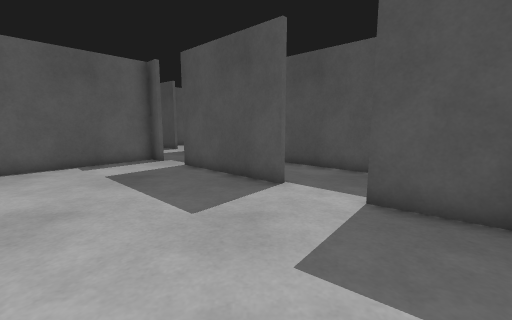
[1] (above)

19 first-person views from a walk through a world built for the Gazebo simulator. The camera is 0.94 m above the floor, tilts 8° down and sees 90° across. The floor is counted in squares, 0.5 m on a side. Each view is taken from the middle of a square. On the plan, view 1 faces up. The plan holds only what a view shows up to about 15 squares ahead; the rest is blank. The place goes on beyond the plan. Robots are left out.

[2]
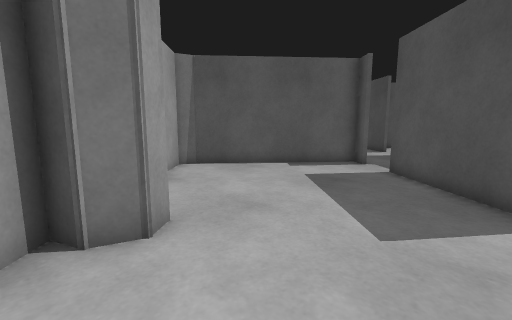

[3]
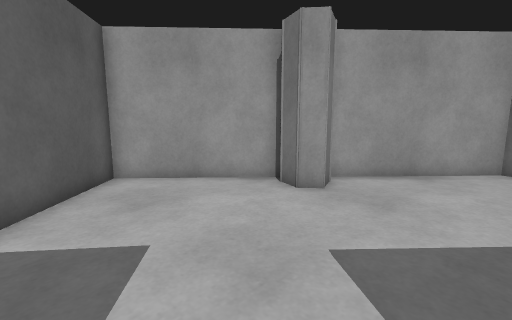

[4]
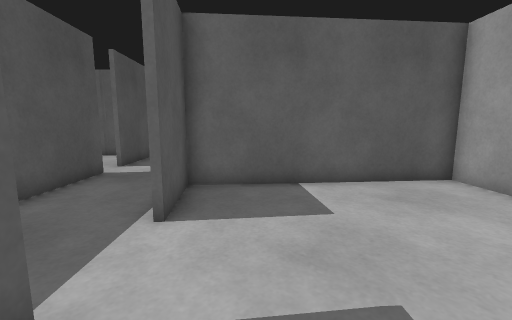

[5]
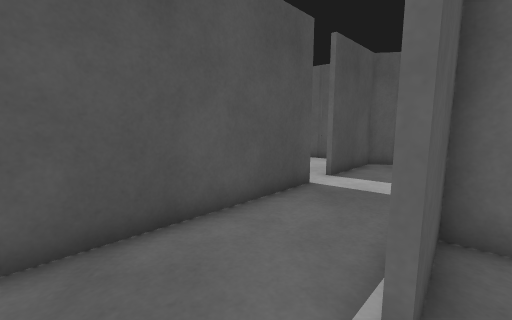

[6]
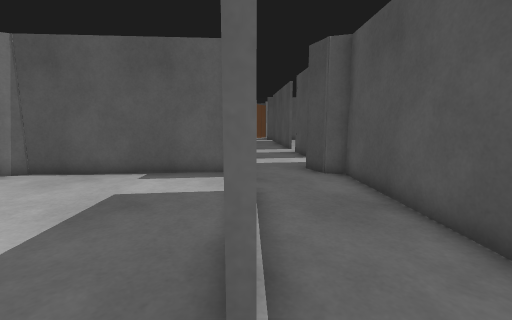

[7]
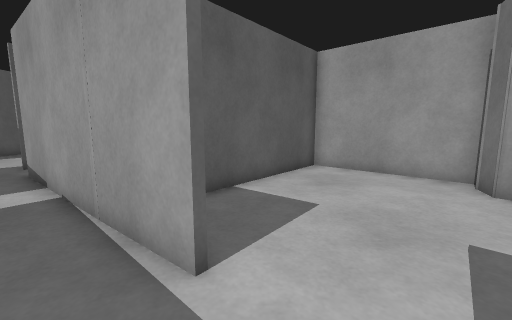

[8]
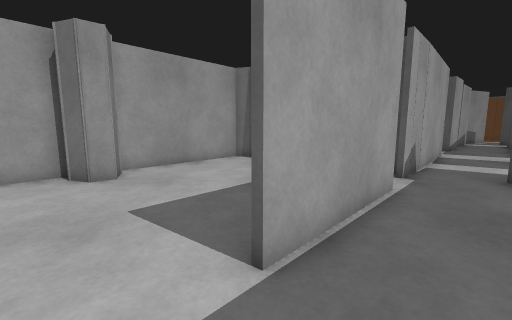

[9]
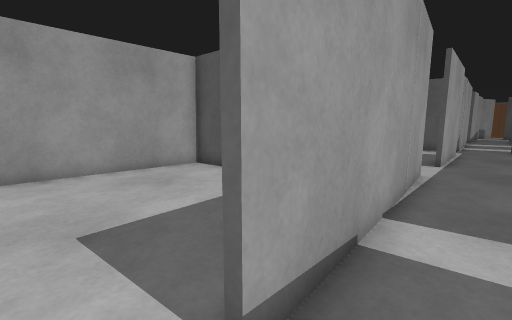

[10]
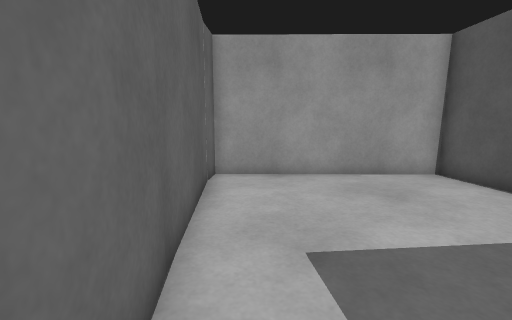

[11]
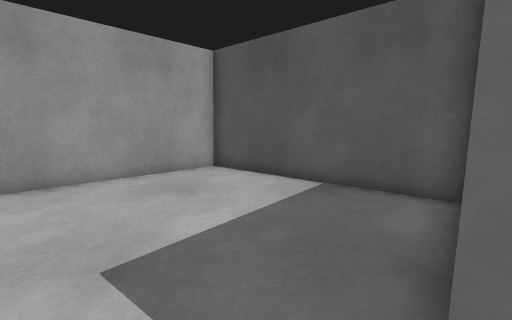

[12]
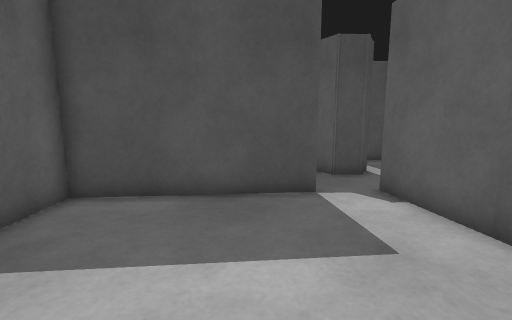

[13]
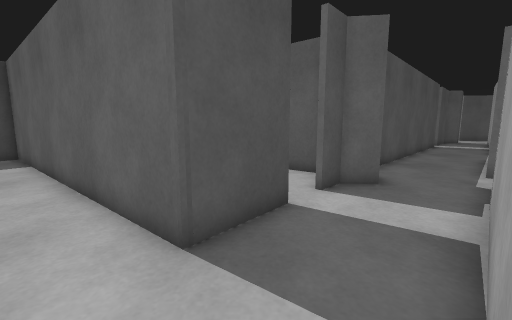

[14]
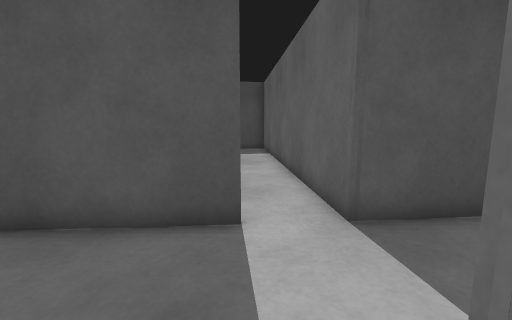

[15]
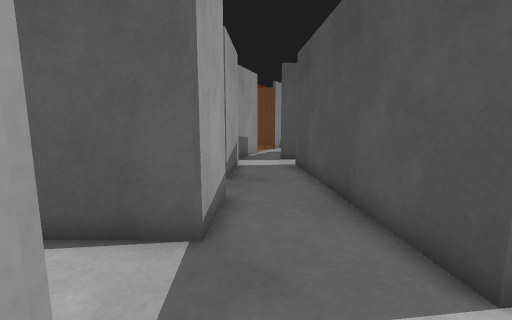

[16]
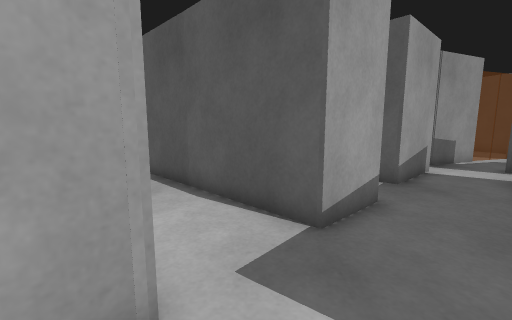

[17]
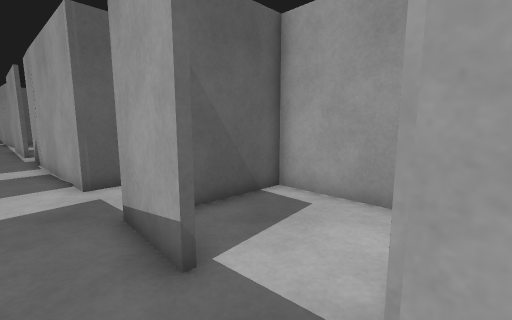

[18]
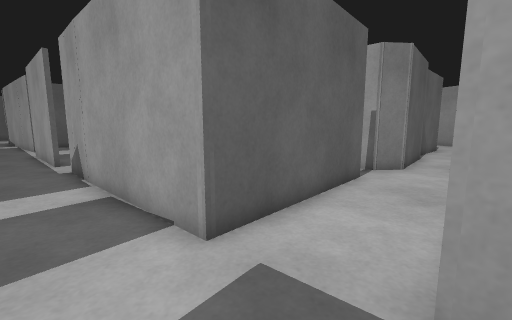

[19]
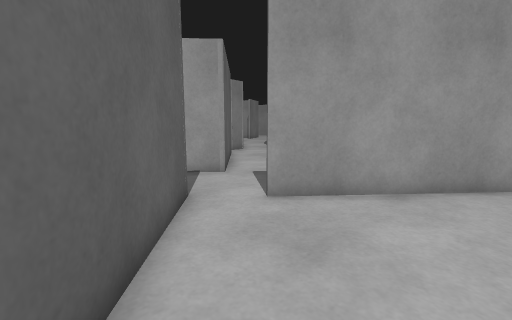

### Floor plan
Points are (right, up) in squares from view 1. A wall is a line through its corners. A room is listed if a view was taken in it or the views show most of it. See-through windows are left out.
Room 1 (views 1, 2, 3, 4, 5, 6)
walls: (0.8, 7.9) (-3.4, 11.8); (-5.6, 2.9) (-4.6, 3.2) (-4.1, 2.6) (-4.4, 1.7) (-5.2, 1.4) (-0.5, -2.9); (-3.3, 11.9) (0.1, 8.8); (-4.8, 12.9) (-5.6, 13.6); (2.8, 11.1) (-2.5, 15.9); (-5.3, 13.8) (-10.7, 7.6) (-11, 6.7) (-6.3, 2.4); (4.9, 4) (2.6, 6); (-0.7, -2.7) (5.1, 4.2)
ways out: opening at (1.8, 8.4) to room 2; opening at (-3.5, 14.5) to room 5
Room 2 (views 7, 8)
walls: (2.9, 6.2) (4.3, 4.9); (7.2, 7) (2.8, 11.1); (0.1, 8.8) (1, 8)
ways out: opening at (1.8, 8.4) to room 1; opening at (5.5, 6) to room 3
Room 3 (view 9)
walls: (9.2, 5.2) (7.2, 7); (5.1, 4.2) (10.2, -0.1); (4.3, 4.9) (5.2, 4.1); (13.5, -0.1) (12.7, 0.6) (12.9, 1.8) (10.2, 4.2)
ways out: opening at (5.5, 6) to room 2; opening at (11, -1) to room 4
Room 4 (views 10, 11, 12)
walls: (10.1, -0.3) (4.9, 4); (5.2, 4.1) (-0.5, -2.8) (5, -8.5); (6.4, -8.2) (11.6, -1.4); (5.7, -8.5) (6.3, -8)
ways out: opening at (11, -1) to room 3
Room 5 (views 13, 14, 15, 16, 18)
walls: (-6.1, 19.1) (-8.3, 21.2); (-9.8, 22.5) (-12.7, 25.2); (-12.5, 17.6) (-11.2, 19.1) (-4.7, 13.1); (-14.2, 21.8) (-13.5, 21.1) (-15.1, 19.5); (-2.2, 16.1) (-3, 15.7) (-4.1, 16.2) (-4, 17.2) (-4.9, 18.1)
ways out: opening at (-3.5, 14.5) to room 1; opening at (-14.5, 23.5) to room 6; opening at (-9, 23) to room 7; opening at (-14, 18) to room 8
Room 6 (view 17)
walls: (-15.3, 22.8) (-14.2, 21.8); (-18.5, 20) (-16.7, 18.2) (-14.6, 20.3); (-12.7, 25.2) (-15.5, 27.7); (-18.6, 26.3) (-16.9, 24.4) (-17.3, 24)
ways out: opening at (-14.5, 23.5) to room 5
Room 7 (view 19)
walls: (-8.3, 21.2) (-3.1, 27.3); (-14.9, 27.1) (-9.8, 22.6)
ways out: opening at (-9, 23) to room 5
Room 8 (no view inside)
walls: (-15.7, 14) (-12.5, 17.6); (-15.1, 19.5) (-18.5, 16.1); (-18.1, 12.5) (-16.9, 12.6)
ways out: opening at (-14, 18) to room 5

Positions as (right, up) in squares from view 1, and headings:
1: (0, 0), facing up
2: (0, 1), facing up-left
3: (2, 7), facing down-left
4: (-2, 8), facing down-right
5: (1, 7), facing right
6: (2, 7), facing up-left
7: (2, 9), facing down
8: (4, 8), facing left
9: (12, 0), facing left
10: (11, -1), facing down-left
11: (11, -1), facing left
12: (4, -4), facing up-right
13: (-12, 20), facing right
14: (-13, 19), facing up-right
15: (-10, 19), facing up-left
16: (-9, 20), facing left
17: (-16, 26), facing down
18: (-12, 23), facing down
19: (-5, 27), facing down-left
